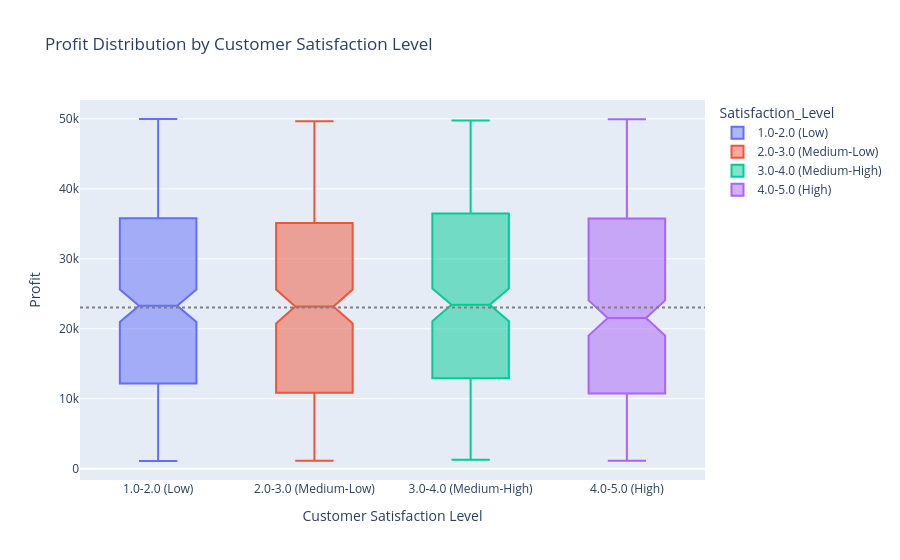

Notebook code for this chart:
### Markdown cell above
Profit Distribution by Customer Satisfaction Level

### Code cell
fig3 = px.box(
    df.sort_values(by='Satisfaction_Level'),
    x='Satisfaction_Level',
    y='Profit',
    color='Satisfaction_Level',
    title=' Profit Distribution by Customer Satisfaction Level',
    notched=True
)
fig3.add_hline(y=df['Profit'].median(), line_dash="dot", line_color="gray")
fig3.update_layout(xaxis_title='Customer Satisfaction Level', yaxis_title='Profit')
fig3.show()

### Figure 1 — Plotly figure (JSON) as saved in the notebook; plotly's stock layout.template omitted (floating-point values rounded to 4 significant figures; data arrays with more than 128 entries replaced by an {"elided": "..."} marker saying what was removed)
{"data": [{"alignmentgroup": "True", "hovertemplate": "Satisfaction_Level=%{x}<br>Profit=%{y}<extra></extra>", "legendgroup": "1.0-2.0 (Low)", "marker": {"color": "#636efa"}, "name": "1.0-2.0 (Low)", "notched": true, "offsetgroup": "1.0-2.0 (Low)", "orientation": "v", "showlegend": true, "type": "box", "x": {"elided": "260 str values"}, "x0": " ", "xaxis": "x", "y": {"elided": "260 int values"}, "y0": " ", "yaxis": "y"}, {"alignmentgroup": "True", "hovertemplate": "Satisfaction_Level=%{x}<br>Profit=%{y}<extra></extra>", "legendgroup": "2.0-3.0 (Medium-Low)", "marker": {"color": "#EF553B"}, "name": "2.0-3.0 (Medium-Low)", "notched": true, "offsetgroup": "2.0-3.0 (Medium-Low)", "orientation": "v", "showlegend": true, "type": "box", "x": {"elided": "247 str values"}, "x0": " ", "xaxis": "x", "y": {"elided": "247 int values"}, "y0": " ", "yaxis": "y"}, {"alignmentgroup": "True", "hovertemplate": "Satisfaction_Level=%{x}<br>Profit=%{y}<extra></extra>", "legendgroup": "3.0-4.0 (Medium-High)", "marker": {"color": "#00cc96"}, "name": "3.0-4.0 (Medium-High)", "notched": true, "offsetgroup": "3.0-4.0 (Medium-High)", "orientation": "v", "showlegend": true, "type": "box", "x": {"elided": "249 str values"}, "x0": " ", "xaxis": "x", "y": {"elided": "249 int values"}, "y0": " ", "yaxis": "y"}, {"alignmentgroup": "True", "hovertemplate": "Satisfaction_Level=%{x}<br>Profit=%{y}<extra></extra>", "legendgroup": "4.0-5.0 (High)", "marker": {"color": "#ab63fa"}, "name": "4.0-5.0 (High)", "notched": true, "offsetgroup": "4.0-5.0 (High)", "orientation": "v", "showlegend": true, "type": "box", "x": {"elided": "244 str values"}, "x0": " ", "xaxis": "x", "y": {"elided": "244 int values"}, "y0": " ", "yaxis": "y"}], "layout": {"boxmode": "overlay", "legend": {"title": {"text": "Satisfaction_Level"}, "tracegroupgap": 0}, "shapes": [{"line": {"color": "gray", "dash": "dot"}, "type": "line", "x0": 0, "x1": 1, "xref": "x domain", "y0": 23020.0, "y1": 23020.0, "yref": "y"}], "title": {"text": " Profit Distribution by Customer Satisfaction Level"}, "xaxis": {"anchor": "y", "categoryarray": ["1.0-2.0 (Low)", "2.0-3.0 (Medium-Low)", "3.0-4.0 (Medium-High)", "4.0-5.0 (High)"], "categoryorder": "array", "domain": [0, 1], "title": {"text": "Customer Satisfaction Level"}}, "yaxis": {"anchor": "x", "domain": [0, 1], "title": {"text": "Profit"}}}}
